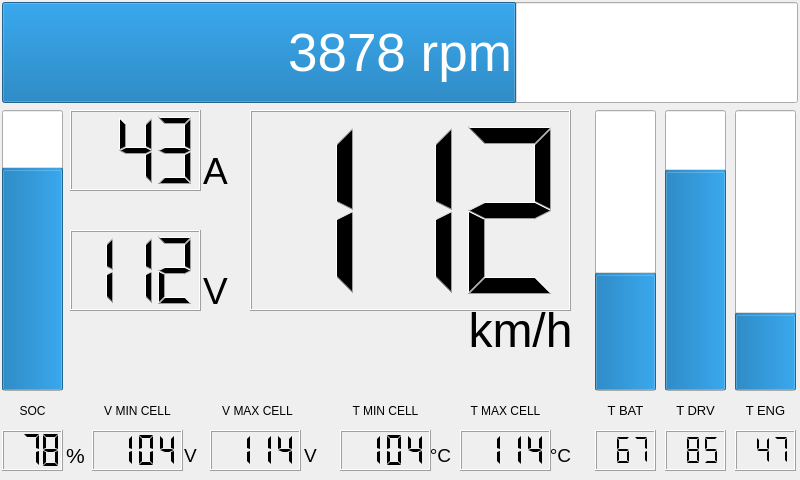
<?xml version="1.0" encoding="UTF-8"?>
<ui version="4.0">
 <class>MainWindow</class>
 <widget class="QMainWindow" name="MainWindow">
  <property name="geometry">
   <rect>
    <x>0</x>
    <y>0</y>
    <width>800</width>
    <height>480</height>
   </rect>
  </property>
  <property name="minimumSize">
   <size>
    <width>800</width>
    <height>480</height>
   </size>
  </property>
  <property name="maximumSize">
   <size>
    <width>800</width>
    <height>480</height>
   </size>
  </property>
  <property name="baseSize">
   <size>
    <width>800</width>
    <height>480</height>
   </size>
  </property>
  <property name="windowTitle">
   <string>MainWindow</string>
  </property>
  <property name="styleSheet">
   <string notr="true"/>
  </property>
  <widget class="QWidget" name="centralwidget">
   <widget class="QProgressBar" name="progressBar_RPM">
    <property name="geometry">
     <rect>
      <x>2</x>
      <y>2</y>
      <width>796</width>
      <height>101</height>
     </rect>
    </property>
    <property name="maximumSize">
     <size>
      <width>800</width>
      <height>200</height>
     </size>
    </property>
    <property name="font">
     <font>
      <family>Cantarell</family>
      <pointsize>40</pointsize>
      <weight>50</weight>
      <bold>false</bold>
     </font>
    </property>
    <property name="autoFillBackground">
     <bool>false</bool>
    </property>
    <property name="styleSheet">
     <string notr="true"/>
    </property>
    <property name="maximum">
     <number>6000</number>
    </property>
    <property name="value">
     <number>3878</number>
    </property>
    <property name="textVisible">
     <bool>true</bool>
    </property>
    <property name="format">
     <string>%v rpm</string>
    </property>
   </widget>
   <widget class="QLCDNumber" name="lcdNumber_Vbat">
    <property name="geometry">
     <rect>
      <x>70</x>
      <y>230</y>
      <width>131</width>
      <height>81</height>
     </rect>
    </property>
    <property name="numDigits">
     <number>3</number>
    </property>
    <property name="value" stdset="0">
     <double>112.000000000000000</double>
    </property>
   </widget>
   <widget class="QLCDNumber" name="lcdNumber_Imax">
    <property name="geometry">
     <rect>
      <x>70</x>
      <y>110</y>
      <width>131</width>
      <height>81</height>
     </rect>
    </property>
    <property name="numDigits">
     <number>3</number>
    </property>
    <property name="segmentStyle">
     <enum>QLCDNumber::Filled</enum>
    </property>
    <property name="value" stdset="0">
     <double>43.000000000000000</double>
    </property>
   </widget>
   <widget class="QProgressBar" name="progressBar_SOC">
    <property name="geometry">
     <rect>
      <x>2</x>
      <y>110</y>
      <width>61</width>
      <height>281</height>
     </rect>
    </property>
    <property name="value">
     <number>78</number>
    </property>
    <property name="textVisible">
     <bool>false</bool>
    </property>
    <property name="orientation">
     <enum>Qt::Vertical</enum>
    </property>
    <property name="invertedAppearance">
     <bool>false</bool>
    </property>
    <property name="textDirection">
     <enum>QProgressBar::BottomToTop</enum>
    </property>
   </widget>
   <widget class="QProgressBar" name="progressBar_Tbat">
    <property name="geometry">
     <rect>
      <x>595</x>
      <y>110</y>
      <width>61</width>
      <height>281</height>
     </rect>
    </property>
    <property name="minimum">
     <number>10</number>
    </property>
    <property name="maximum">
     <number>150</number>
    </property>
    <property name="value">
     <number>67</number>
    </property>
    <property name="textVisible">
     <bool>false</bool>
    </property>
    <property name="orientation">
     <enum>Qt::Vertical</enum>
    </property>
    <property name="textDirection">
     <enum>QProgressBar::TopToBottom</enum>
    </property>
   </widget>
   <widget class="QProgressBar" name="progressBar_Tdriver">
    <property name="geometry">
     <rect>
      <x>665</x>
      <y>110</y>
      <width>61</width>
      <height>281</height>
     </rect>
    </property>
    <property name="minimum">
     <number>10</number>
    </property>
    <property name="maximum">
     <number>85</number>
    </property>
    <property name="value">
     <number>68</number>
    </property>
    <property name="textVisible">
     <bool>false</bool>
    </property>
    <property name="orientation">
     <enum>Qt::Vertical</enum>
    </property>
    <property name="textDirection">
     <enum>QProgressBar::BottomToTop</enum>
    </property>
   </widget>
   <widget class="QProgressBar" name="progressBar_Tengine">
    <property name="geometry">
     <rect>
      <x>735</x>
      <y>110</y>
      <width>61</width>
      <height>281</height>
     </rect>
    </property>
    <property name="minimum">
     <number>10</number>
    </property>
    <property name="maximum">
     <number>150</number>
    </property>
    <property name="value">
     <number>47</number>
    </property>
    <property name="textVisible">
     <bool>false</bool>
    </property>
    <property name="orientation">
     <enum>Qt::Vertical</enum>
    </property>
    <property name="textDirection">
     <enum>QProgressBar::TopToBottom</enum>
    </property>
   </widget>
   <widget class="QLCDNumber" name="lcdNumber_SOC">
    <property name="geometry">
     <rect>
      <x>2</x>
      <y>430</y>
      <width>61</width>
      <height>41</height>
     </rect>
    </property>
    <property name="smallDecimalPoint">
     <bool>false</bool>
    </property>
    <property name="digitCount">
     <number>3</number>
    </property>
    <property name="segmentStyle">
     <enum>QLCDNumber::Flat</enum>
    </property>
    <property name="value" stdset="0">
     <double>78.000000000000000</double>
    </property>
   </widget>
   <widget class="QLCDNumber" name="lcdNumber_Tbat">
    <property name="geometry">
     <rect>
      <x>595</x>
      <y>430</y>
      <width>61</width>
      <height>41</height>
     </rect>
    </property>
    <property name="smallDecimalPoint">
     <bool>true</bool>
    </property>
    <property name="numDigits">
     <number>3</number>
    </property>
    <property name="digitCount">
     <number>3</number>
    </property>
    <property name="segmentStyle">
     <enum>QLCDNumber::Flat</enum>
    </property>
    <property name="value" stdset="0">
     <double>67.000000000000000</double>
    </property>
   </widget>
   <widget class="QLCDNumber" name="lcdNumber_Tdriver">
    <property name="geometry">
     <rect>
      <x>665</x>
      <y>430</y>
      <width>61</width>
      <height>41</height>
     </rect>
    </property>
    <property name="smallDecimalPoint">
     <bool>true</bool>
    </property>
    <property name="numDigits">
     <number>3</number>
    </property>
    <property name="digitCount">
     <number>3</number>
    </property>
    <property name="segmentStyle">
     <enum>QLCDNumber::Flat</enum>
    </property>
    <property name="value" stdset="0">
     <double>85.000000000000000</double>
    </property>
   </widget>
   <widget class="QLCDNumber" name="lcdNumber_Tengine">
    <property name="geometry">
     <rect>
      <x>735</x>
      <y>430</y>
      <width>61</width>
      <height>41</height>
     </rect>
    </property>
    <property name="smallDecimalPoint">
     <bool>true</bool>
    </property>
    <property name="digitCount">
     <number>3</number>
    </property>
    <property name="segmentStyle">
     <enum>QLCDNumber::Flat</enum>
    </property>
    <property name="value" stdset="0">
     <double>47.000000000000000</double>
    </property>
   </widget>
   <widget class="QLCDNumber" name="lcdNumber_Tmaxcell">
    <property name="geometry">
     <rect>
      <x>460</x>
      <y>430</y>
      <width>91</width>
      <height>41</height>
     </rect>
    </property>
    <property name="smallDecimalPoint">
     <bool>true</bool>
    </property>
    <property name="numDigits">
     <number>4</number>
    </property>
    <property name="digitCount">
     <number>4</number>
    </property>
    <property name="segmentStyle">
     <enum>QLCDNumber::Flat</enum>
    </property>
    <property name="value" stdset="0">
     <double>113.650000000000006</double>
    </property>
   </widget>
   <widget class="QLCDNumber" name="lcdNumber_Tmincell">
    <property name="geometry">
     <rect>
      <x>340</x>
      <y>430</y>
      <width>91</width>
      <height>41</height>
     </rect>
    </property>
    <property name="smallDecimalPoint">
     <bool>true</bool>
    </property>
    <property name="numDigits">
     <number>4</number>
    </property>
    <property name="digitCount">
     <number>4</number>
    </property>
    <property name="segmentStyle">
     <enum>QLCDNumber::Flat</enum>
    </property>
    <property name="value" stdset="0">
     <double>104.000000000000000</double>
    </property>
    <property name="intValue" stdset="0">
     <number>104</number>
    </property>
   </widget>
   <widget class="QLCDNumber" name="lcdNumber_Vmaxcell">
    <property name="geometry">
     <rect>
      <x>210</x>
      <y>430</y>
      <width>91</width>
      <height>41</height>
     </rect>
    </property>
    <property name="smallDecimalPoint">
     <bool>true</bool>
    </property>
    <property name="numDigits">
     <number>4</number>
    </property>
    <property name="digitCount">
     <number>4</number>
    </property>
    <property name="segmentStyle">
     <enum>QLCDNumber::Flat</enum>
    </property>
    <property name="value" stdset="0">
     <double>113.650000000000006</double>
    </property>
   </widget>
   <widget class="QLCDNumber" name="lcdNumber_Vmincell">
    <property name="geometry">
     <rect>
      <x>92</x>
      <y>430</y>
      <width>91</width>
      <height>41</height>
     </rect>
    </property>
    <property name="smallDecimalPoint">
     <bool>true</bool>
    </property>
    <property name="numDigits">
     <number>4</number>
    </property>
    <property name="digitCount">
     <number>4</number>
    </property>
    <property name="segmentStyle">
     <enum>QLCDNumber::Flat</enum>
    </property>
    <property name="value" stdset="0">
     <double>104.000000000000000</double>
    </property>
    <property name="intValue" stdset="0">
     <number>104</number>
    </property>
   </widget>
   <widget class="QLabel" name="label_SOC">
    <property name="geometry">
     <rect>
      <x>2</x>
      <y>390</y>
      <width>61</width>
      <height>41</height>
     </rect>
    </property>
    <property name="text">
     <string>SOC</string>
    </property>
    <property name="alignment">
     <set>Qt::AlignCenter</set>
    </property>
   </widget>
   <widget class="QLabel" name="label_Tengine">
    <property name="geometry">
     <rect>
      <x>735</x>
      <y>390</y>
      <width>61</width>
      <height>41</height>
     </rect>
    </property>
    <property name="font">
     <font>
      <pointsize>10</pointsize>
     </font>
    </property>
    <property name="text">
     <string>T ENG</string>
    </property>
    <property name="alignment">
     <set>Qt::AlignCenter</set>
    </property>
   </widget>
   <widget class="QLabel" name="label_Tdriver">
    <property name="geometry">
     <rect>
      <x>665</x>
      <y>390</y>
      <width>61</width>
      <height>41</height>
     </rect>
    </property>
    <property name="font">
     <font>
      <pointsize>10</pointsize>
     </font>
    </property>
    <property name="text">
     <string>T DRV</string>
    </property>
    <property name="alignment">
     <set>Qt::AlignCenter</set>
    </property>
   </widget>
   <widget class="QLabel" name="label_Tbat">
    <property name="geometry">
     <rect>
      <x>595</x>
      <y>390</y>
      <width>61</width>
      <height>41</height>
     </rect>
    </property>
    <property name="font">
     <font>
      <pointsize>10</pointsize>
     </font>
    </property>
    <property name="text">
     <string>T BAT</string>
    </property>
    <property name="alignment">
     <set>Qt::AlignCenter</set>
    </property>
   </widget>
   <widget class="QLabel" name="label_Vmincell">
    <property name="geometry">
     <rect>
      <x>92</x>
      <y>390</y>
      <width>91</width>
      <height>41</height>
     </rect>
    </property>
    <property name="text">
     <string>V MIN CELL</string>
    </property>
    <property name="alignment">
     <set>Qt::AlignCenter</set>
    </property>
   </widget>
   <widget class="QLabel" name="label_Vmaxcell">
    <property name="geometry">
     <rect>
      <x>212</x>
      <y>390</y>
      <width>91</width>
      <height>41</height>
     </rect>
    </property>
    <property name="text">
     <string>V MAX CELL</string>
    </property>
    <property name="alignment">
     <set>Qt::AlignCenter</set>
    </property>
   </widget>
   <widget class="QLabel" name="label_Tmaxcell">
    <property name="geometry">
     <rect>
      <x>460</x>
      <y>390</y>
      <width>91</width>
      <height>41</height>
     </rect>
    </property>
    <property name="text">
     <string>T MAX CELL</string>
    </property>
    <property name="alignment">
     <set>Qt::AlignCenter</set>
    </property>
   </widget>
   <widget class="QLabel" name="label_Tmincell">
    <property name="geometry">
     <rect>
      <x>340</x>
      <y>390</y>
      <width>91</width>
      <height>41</height>
     </rect>
    </property>
    <property name="text">
     <string>T MIN CELL</string>
    </property>
    <property name="alignment">
     <set>Qt::AlignCenter</set>
    </property>
   </widget>
   <widget class="QLabel" name="label_Vbat">
    <property name="geometry">
     <rect>
      <x>200</x>
      <y>270</y>
      <width>31</width>
      <height>41</height>
     </rect>
    </property>
    <property name="font">
     <font>
      <pointsize>28</pointsize>
     </font>
    </property>
    <property name="text">
     <string>V</string>
    </property>
    <property name="alignment">
     <set>Qt::AlignCenter</set>
    </property>
   </widget>
   <widget class="QLabel" name="label_Imax">
    <property name="geometry">
     <rect>
      <x>200</x>
      <y>150</y>
      <width>31</width>
      <height>41</height>
     </rect>
    </property>
    <property name="font">
     <font>
      <pointsize>28</pointsize>
     </font>
    </property>
    <property name="text">
     <string>A</string>
    </property>
    <property name="alignment">
     <set>Qt::AlignCenter</set>
    </property>
   </widget>
   <widget class="QLCDNumber" name="lcdNumber_KMH">
    <property name="geometry">
     <rect>
      <x>250</x>
      <y>110</y>
      <width>321</width>
      <height>201</height>
     </rect>
    </property>
    <property name="numDigits">
     <number>3</number>
    </property>
    <property name="value" stdset="0">
     <double>112.000000000000000</double>
    </property>
   </widget>
   <widget class="QLabel" name="label_KMH">
    <property name="geometry">
     <rect>
      <x>460</x>
      <y>310</y>
      <width>121</width>
      <height>41</height>
     </rect>
    </property>
    <property name="font">
     <font>
      <pointsize>36</pointsize>
     </font>
    </property>
    <property name="text">
     <string>km/h</string>
    </property>
    <property name="alignment">
     <set>Qt::AlignCenter</set>
    </property>
   </widget>
   <widget class="QLabel" name="label_SOC_units">
    <property name="geometry">
     <rect>
      <x>60</x>
      <y>440</y>
      <width>31</width>
      <height>31</height>
     </rect>
    </property>
    <property name="font">
     <font>
      <pointsize>16</pointsize>
     </font>
    </property>
    <property name="text">
     <string>%</string>
    </property>
    <property name="alignment">
     <set>Qt::AlignCenter</set>
    </property>
   </widget>
   <widget class="QLabel" name="label_Vmincell_units">
    <property name="geometry">
     <rect>
      <x>180</x>
      <y>440</y>
      <width>21</width>
      <height>31</height>
     </rect>
    </property>
    <property name="font">
     <font>
      <pointsize>14</pointsize>
     </font>
    </property>
    <property name="text">
     <string>V</string>
    </property>
    <property name="alignment">
     <set>Qt::AlignCenter</set>
    </property>
   </widget>
   <widget class="QLabel" name="label_Vmaxcell_units">
    <property name="geometry">
     <rect>
      <x>300</x>
      <y>440</y>
      <width>21</width>
      <height>31</height>
     </rect>
    </property>
    <property name="font">
     <font>
      <pointsize>14</pointsize>
     </font>
    </property>
    <property name="text">
     <string>V</string>
    </property>
    <property name="alignment">
     <set>Qt::AlignCenter</set>
    </property>
   </widget>
   <widget class="QLabel" name="label_Tmincell_units">
    <property name="geometry">
     <rect>
      <x>430</x>
      <y>440</y>
      <width>21</width>
      <height>31</height>
     </rect>
    </property>
    <property name="font">
     <font>
      <pointsize>14</pointsize>
     </font>
    </property>
    <property name="text">
     <string>°C</string>
    </property>
    <property name="alignment">
     <set>Qt::AlignCenter</set>
    </property>
   </widget>
   <widget class="QLabel" name="label_Tmaxcell_units">
    <property name="geometry">
     <rect>
      <x>550</x>
      <y>440</y>
      <width>21</width>
      <height>31</height>
     </rect>
    </property>
    <property name="font">
     <font>
      <pointsize>14</pointsize>
     </font>
    </property>
    <property name="text">
     <string>°C</string>
    </property>
    <property name="alignment">
     <set>Qt::AlignCenter</set>
    </property>
   </widget>
  </widget>
 </widget>
 <resources/>
 <connections/>
</ui>
